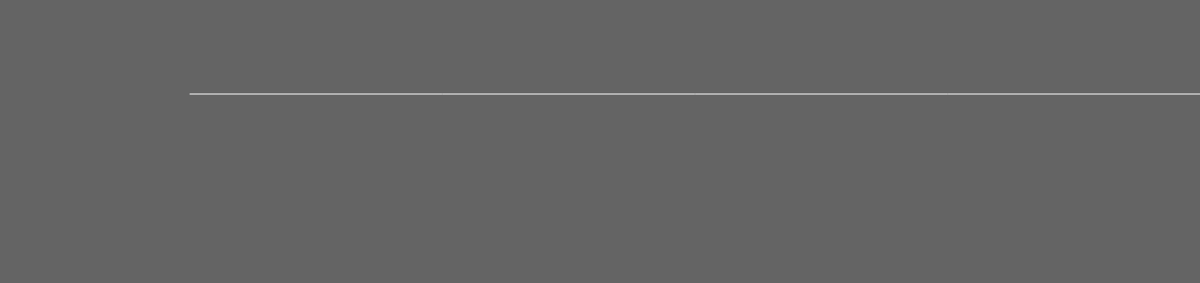
Frame 1 (no input)
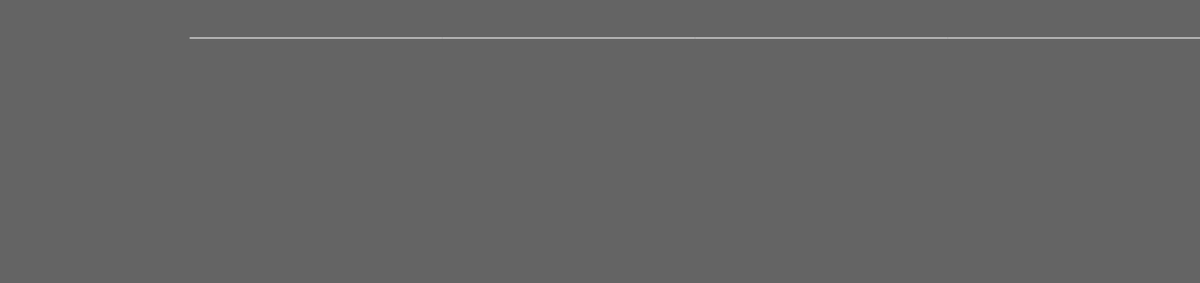
Frame 60 (no input)
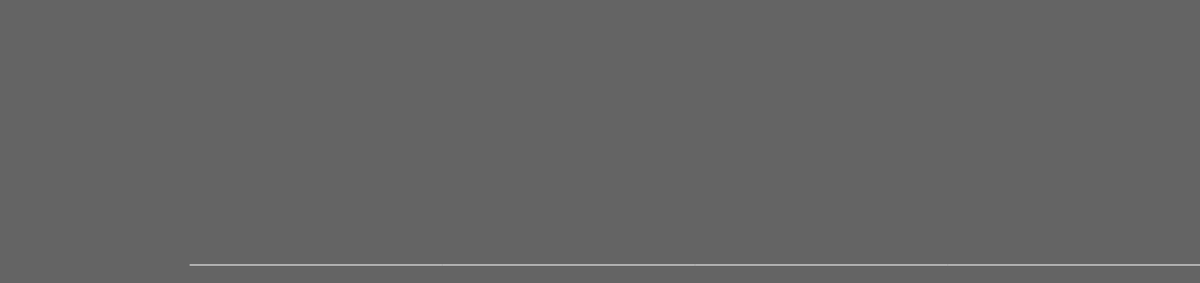
Frame 120 (the mouse pressed at the canvas centre since frame 60)

The p5.js sketch that drew these frames (run headless with seeded random() and noise() and a simulated clock; from frame 60 on, the mouse is pressed at the canvas centre):

// p5.js sketch
// ── sketch.js
var y = 100;

// The statements in the setup() function 
// execute once when the program begins
function setup() {
  createCanvas(1263, 298);  // Size must be the first statement
  stroke(255);     // Set line drawing color to white
  frameRate(5000);
  background(204);
}
// The statements in draw() are executed until the 
// program is stopped. Each statement is executed in 
// sequence and after the last line is read, the first 
// line is executed again.
function draw() { 
  background(100);   // Set the background to black
  y = y - 1; 
  if (y < 0) { 
    y = height; 
  } 
  line(200, y, width, y);  
} 
